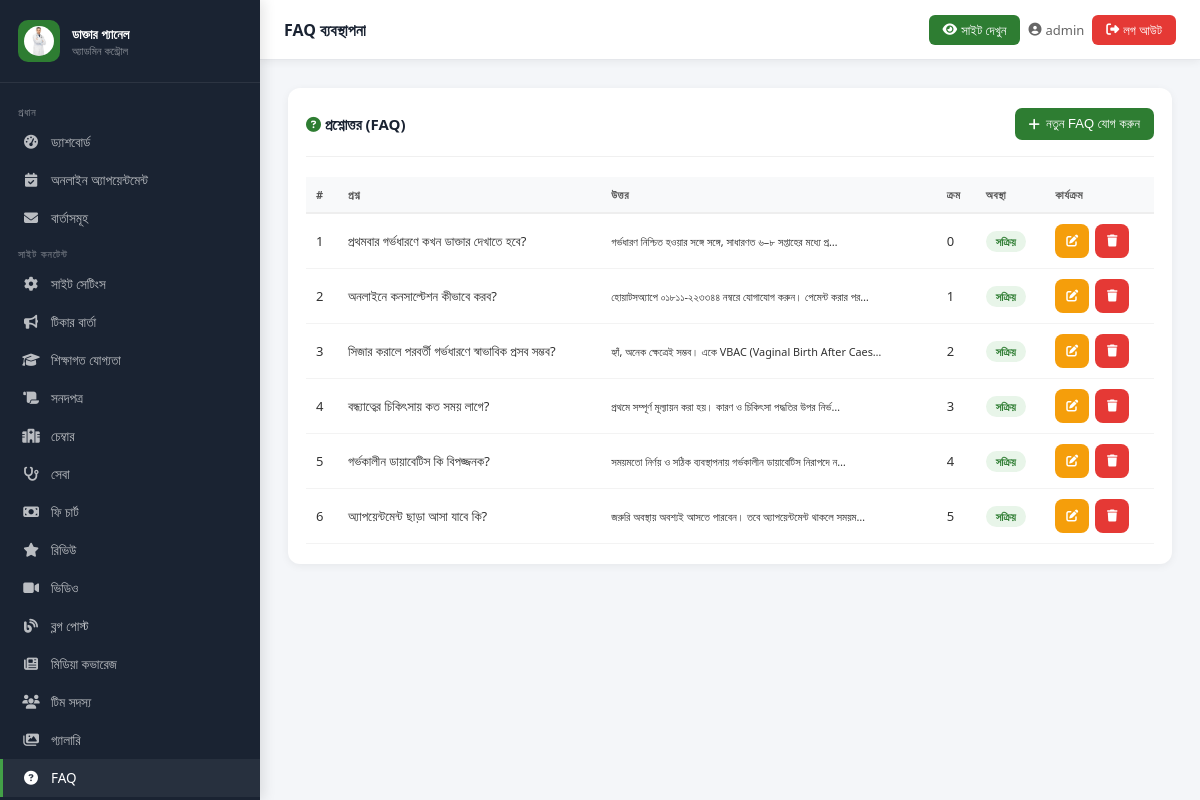
The app's page /admin-panel/faqs/ (signed in), older data.
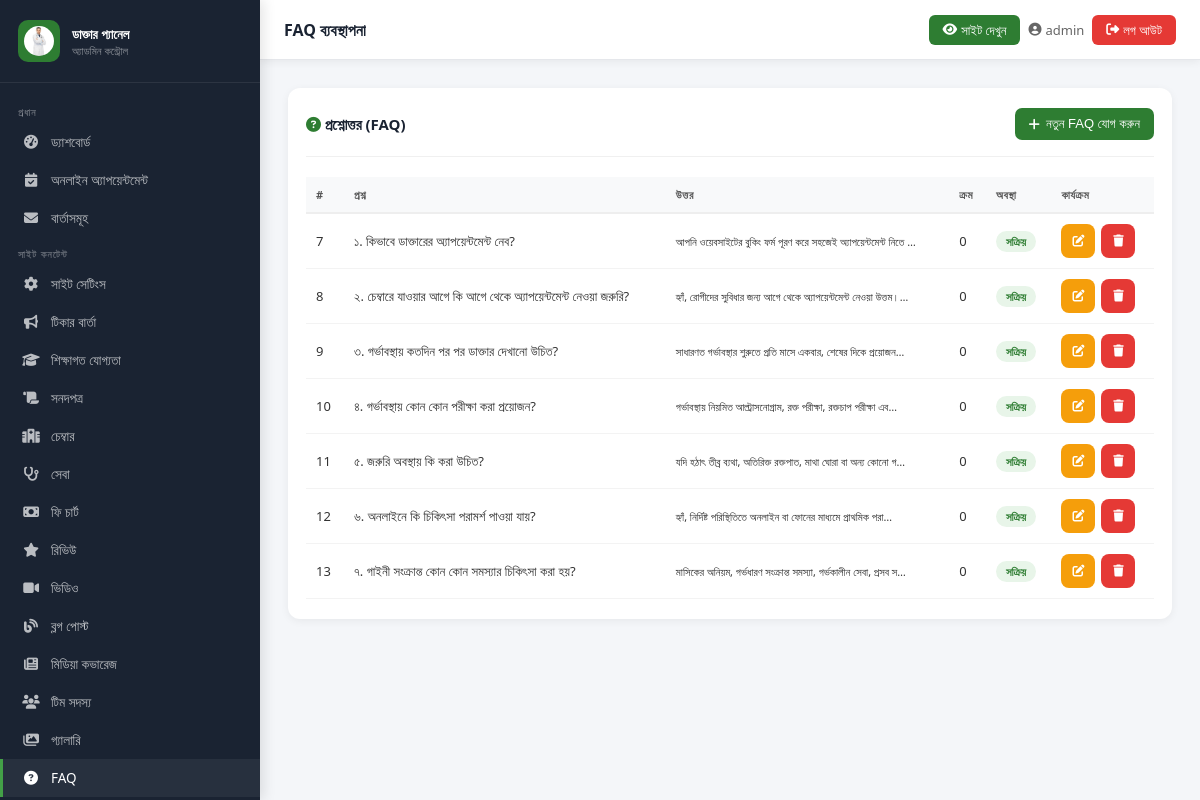
The same page, newer data.
### core/models.py (models this page shows, shortened)
class FAQ(models.Model):
    question = models.CharField(max_length=400)
    answer = models.TextField()
    is_active = models.BooleanField(default=True)
    order = models.IntegerField(default=0)
    class Meta:
        ordering = ['order']
        verbose_name = 'FAQ'

### core/admin_views.py (the view, shortened to what this page needs)
# urls.py: path('faqs/', av.manage_faqs, name='admin_faqs'),
@login_required(login_url='/admin-panel/login/')
def manage_faqs(request):
    items = FAQ.objects.all()
    return render(request, 'admin_panel/faqs.html', {'items': items})

### core/context_processors.py (called while the page is built)
def site_settings(request):
    try:
        settings = SiteSettings.objects.first()
        if not settings:
            settings = SiteSettings()
    except Exception:
        settings = SiteSettings()
    return {'site': settings}

### core/models.py (called while the page is built)
    def get_profile_photo(self):
        if self.profile_photo:
            return self.profile_photo.url
        return self.profile_photo_url

### templates/admin_panel/faqs.html (shortened to what this page needs)
{% extends "admin_panel/base_admin.html" %}
{% block page_title %}FAQ ব্যবস্থাপনা{% endblock %}
{% block nav_faqs %}active{% endblock %}
{% block content %}
<div class="card">
  <div class="card__header">
    <span class="card__title"><i class="fas fa-question-circle" style="color:#2e7d32"></i> প্রশ্নোত্তর (FAQ)</span>
    <button class="btn btn-primary" onclick="openModal('addModal')"><i class="fas fa-plus"></i> নতুন FAQ যোগ করুন</button>
  </div>
  <div style="overflow-x:auto">
  <table class="tbl">
    <thead><tr><th>#</th><th>প্রশ্ন</th><th>উত্তর</th><th>ক্রম</th><th>অবস্থা</th><th>কার্যক্রম</th></tr></thead>
    <tbody>
      {% for item in items %}
      <tr>
        <td>{{ item.pk }}</td>
        <td>{{ item.question|truncatechars:60 }}</td>
        <td><small>{{ item.answer|truncatechars:60 }}</small></td>
        <td>{{ item.order }}</td>
        <td>{% if item.is_active %}<span class="badge badge-success">সক্রিয়</span>{% else %}<span class="badge badge-secondary">লুকানো</span>{% endif %}</td>
        <td>
          <div class="action-buttons">
            <button class="btn btn-warning btn-sm btn-icon" onclick="openEdit({{ item.pk }},'{{ item.question|escapejs }}','{{ item.answer|escapejs }}',{{ item.order }})"><i class="fas fa-edit"></i></button>
            <form method="POST" style="display:inline" onsubmit="return confirm('মুছবেন?')"><button type="submit" class="btn btn-danger btn-sm btn-icon"><i class="fas fa-trash"></i></button></form>
          </div>
        </td>
      </tr>
      {% empty %}<tr><td colspan="6"><div class="empty-state"><i class="fas fa-question"></i><p>কোনো FAQ নেই</p></div></td></tr>
      {% endfor %}
    </tbody>
  </table>
  </div>
</div>
{% endblock %}

Row changes from the older to the newer data that the page shows:
removed FAQ: pk "1", question "প্রথমবার গর্ভধারণে কখন ডাক্তার দেখাতে হবে?", answer "গর্ভধারণ নিশ্চিত হওয়ার সঙ্গে সঙ্গে, সাধারণত ৬–৮ সপ্তাহের মধ্যে প্র…", order "0", is_active "সক্রিয়"
removed FAQ: pk "2", question "অনলাইনে কনসাল্টেশন কীভাবে করব?", answer "হোয়াটসঅ্যাপে ০১৮১১-২২৩৩৪৪ নম্বরে যোগাযোগ করুন। পেমেন্ট করার পর…", order "1", is_active "সক্রিয়"
removed FAQ: pk "3", question "সিজার করালে পরবর্তী গর্ভধারণে স্বাভাবিক প্রসব সম্ভব?", answer "হ্যাঁ, অনেক ক্ষেত্রেই সম্ভব। একে VBAC (Vaginal Birth After Caes…", order "2", is_active "সক্রিয়"
removed FAQ: pk "4", question "বন্ধ্যাত্বের চিকিৎসায় কত সময় লাগে?", answer "প্রথমে সম্পূর্ণ মূল্যায়ন করা হয়। কারণ ও চিকিৎসা পদ্ধতির উপর নির্ভ…", order "3", is_active "সক্রিয়"
removed FAQ: pk "5", question "গর্ভকালীন ডায়াবেটিস কি বিপজ্জনক?", answer "সময়মতো নির্ণয় ও সঠিক ব্যবস্থাপনায় গর্ভকালীন ডায়াবেটিস নিরাপদে ন…", order "4", is_active "সক্রিয়"
removed FAQ: pk "6", question "অ্যাপয়েন্টমেন্ট ছাড়া আসা যাবে কি?", answer "জরুরি অবস্থায় অবশ্যই আসতে পারবেন। তবে অ্যাপয়েন্টমেন্ট থাকলে সময়ম…", order "5", is_active "সক্রিয়"
added FAQ: pk "7", question "১. কিভাবে ডাক্তারের অ্যাপয়েন্টমেন্ট নেব?", answer "আপনি ওয়েবসাইটের বুকিং ফর্ম পূরণ করে সহজেই অ্যাপয়েন্টমেন্ট নিতে …", order "0", is_active "সক্রিয়"
added FAQ: pk "8", question "২. চেম্বারে যাওয়ার আগে কি আগে থেকে অ্যাপয়েন্টমেন্ট নেওয়া জরুরি?", answer "হ্যাঁ, রোগীদের সুবিধার জন্য আগে থেকে অ্যাপয়েন্টমেন্ট নেওয়া উত্তম।…", order "0", is_active "সক্রিয়"
added FAQ: pk "9", question "৩. গর্ভাবস্থায় কতদিন পর পর ডাক্তার দেখানো উচিত?", answer "সাধারণত গর্ভাবস্থার শুরুতে প্রতি মাসে একবার, শেষের দিকে প্রয়োজন…", order "0", is_active "সক্রিয়"
added FAQ: pk "10", question "৪. গর্ভাবস্থায় কোন কোন পরীক্ষা করা প্রয়োজন?", answer "গর্ভাবস্থায় নিয়মিত আল্ট্রাসনোগ্রাম, রক্ত পরীক্ষা, রক্তচাপ পরীক্ষা এব…", order "0", is_active "সক্রিয়"
added FAQ: pk "11", question "৫. জরুরি অবস্থায় কি করা উচিত?", answer "যদি হঠাৎ তীব্র ব্যথা, অতিরিক্ত রক্তপাত, মাথা ঘোরা বা অন্য কোনো গ…", order "0", is_active "সক্রিয়"
added FAQ: pk "12", question "৬. অনলাইনে কি চিকিৎসা পরামর্শ পাওয়া যায়?", answer "হ্যাঁ, নির্দিষ্ট পরিস্থিতিতে অনলাইন বা ফোনের মাধ্যমে প্রাথমিক পরা…", order "0", is_active "সক্রিয়"
added FAQ: pk "13", question "৭. গাইনী সংক্রান্ত কোন কোন সমস্যার চিকিৎসা করা হয়?", answer "মাসিকের অনিয়ম, গর্ভধারণ সংক্রান্ত সমস্যা, গর্ভকালীন সেবা, প্রসব স…", order "0", is_active "সক্রিয়"
